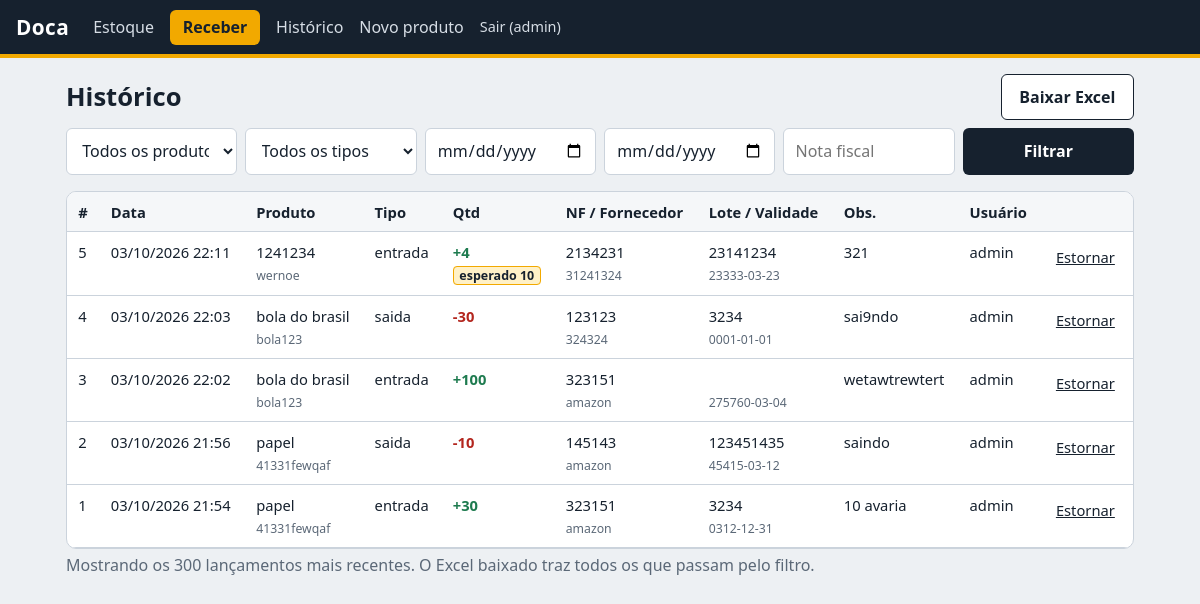
/historico (signed in), run on the app's committed database.
### tables this page shows
CREATE TABLE usuarios (
    id INTEGER PRIMARY KEY, nome TEXT UNIQUE NOT NULL, senha_hash TEXT NOT NULL);

CREATE TABLE movimentacoes (
    id INTEGER PRIMARY KEY,
    produto_id INTEGER NOT NULL REFERENCES produtos(id),
    tipo TEXT NOT NULL CHECK (tipo IN ('entrada','saida','ajuste')),
    quantidade INTEGER NOT NULL,          -- com sinal: entrada +, saída -, ajuste +/-
    esperado INTEGER,                     -- quantidade da nota fiscal (só entradas)
    nota_fiscal TEXT, fornecedor TEXT, lote TEXT, validade TEXT, observacao TEXT,
    usuario_id INTEGER NOT NULL REFERENCES usuarios(id),
    criado_em TEXT NOT NULL,
    estorno_de INTEGER REFERENCES movimentacoes(id));

CREATE TABLE produtos (
    id INTEGER PRIMARY KEY, sku TEXT UNIQUE NOT NULL, nome TEXT NOT NULL,
    foto TEXT, estoque_minimo INTEGER NOT NULL DEFAULT 0, ativo INTEGER NOT NULL DEFAULT 1);

### app.py (the view)
@app.route("/historico")
@login_required
def historico():
    f, sql, params = consulta_historico()
    db = get_db()
    produtos = db.execute("SELECT id, nome FROM produtos ORDER BY nome").fetchall()
    return render_template("historico.html", f=f, produtos=produtos,
                           movs=db.execute(sql + " LIMIT 300", params).fetchall())

### app.py (called while the page is built)
def get_db():
    if "db" not in g:
        g.db = sqlite3.connect(DB)
        g.db.row_factory = sqlite3.Row  # acessar colunas por nome: linha["nome"]
        g.db.execute("PRAGMA foreign_keys = ON")
    return g.db

@app.teardown_appcontext
def fechar_db(_):
    db = g.pop("db", None)
    if db:
        db.close()

def login_required(f):
    @wraps(f)
    def interna(*a, **k):
        if "uid" not in session:
            return redirect(url_for("login"))
        return f(*a, **k)
    return interna

@app.template_filter("br")
def formato_br(valor):
    try:
        return datetime.strptime(valor, "%Y-%m-%d %H:%M:%S").strftime("%d/%m/%Y %H:%M")
    except (TypeError, ValueError):
        return valor or ""

### templates/historico.html (shortened to what this page needs)
{% extends "base.html" %}
{% block conteudo %}
<div class="barra"><h1>Histórico</h1>
  <a class="botao claro" href="{{ url_for('exportar', **f) }}">Baixar Excel</a></div>
<form method="get" class="filtros">
  <select name="produto" aria-label="Produto"><option value="">Todos os produtos</option>
    {% for p in produtos %}<option value="{{ p.id }}" {{ 'selected' if f.produto == p.id|string }}>{{ p.nome }}</option>{% endfor %}</select>
  <select name="tipo" aria-label="Tipo"><option value="">Todos os tipos</option>
    {% for t in ('entrada','saida','ajuste') %}<option {{ 'selected' if f.tipo == t }}>{{ t }}</option>{% endfor %}</select>
  <input type="date" name="de" value="{{ f.de }}" aria-label="De">
  <input type="date" name="ate" value="{{ f.ate }}" aria-label="Até">
  <input name="nf" value="{{ f.nf }}" placeholder="Nota fiscal" aria-label="Nota fiscal">
  <button class="botao">Filtrar</button>
</form>
{% if not movs %}<p class="vazio">Nenhuma movimentação encontrada com esses filtros.</p>{% else %}
<div class="rolagem"><table>
  <thead><tr><th>#</th><th>Data</th><th>Produto</th><th>Tipo</th><th>Qtd</th><th>NF / Fornecedor</th><th>Lote / Validade</th><th>Obs.</th><th>Usuário</th><th></th></tr></thead>
  <tbody>
  {% for m in movs %}
  <tr class="{{ 'estornada' if m.estornada }}">
    <td>{{ m.id }}</td><td>{{ m.criado_em|br }}</td><td>{{ m.produto }}<br><small>{{ m.sku }}</small></td>
    <td>{{ m.tipo }}</td>
    <td class="num {{ 'neg' if m.quantidade < 0 }}">{{ '%+d' % m.quantidade }}
      {% if m.esperado is not none and m.esperado != m.quantidade %}<br><span class="selo">esperado {{ m.esperado }}</span>{% endif %}</td>
    <td>{{ m.nota_fiscal or '' }}<br><small>{{ m.fornecedor or '' }}</small></td>
    <td>{{ m.lote or '' }}<br><small>{{ m.validade or '' }}</small></td>
    <td>{{ m.observacao or '' }}</td><td>{{ m.usuario }}</td>
    <td>{% if m.estornada %}<small>estornado</small>
        {% elif not m.estorno_de %}<form method="post" action="{{ url_for('estornar', mid=m.id) }}" onsubmit="return confirm('Estornar o lançamento #{{ m.id }}?')"><button class="link">Estornar</button></form>{% endif %}</td>
  </tr>
  {% endfor %}
  </tbody></table></div>
<p class="resumo">Mostrando os 300 lançamentos mais recentes. O Excel baixado traz todos os que passam pelo filtro.</p>
{% endif %}
{% endblock %}

### templates/base.html (shortened to what this page needs)
<!doctype html>
<html lang="pt-BR">
<head>
<link rel="stylesheet" href="{{ url_for('static', filename='style.css') }}">
</head>
<body>
{% if session.uid %}
<header class="topo">
  <a class="marca" href="{{ url_for('painel') }}">Doca</a>
  <nav>
    <a href="{{ url_for('painel') }}">Estoque</a>
    <a href="{{ url_for('movimentar') }}" class="destaque">Receber</a>
    <a href="{{ url_for('historico') }}">Histórico</a>
    <a href="{{ url_for('produto_form') }}">Novo produto</a>
    <a href="{{ url_for('sair') }}" class="sair">Sair ({{ session.nome }})</a>
  </nav>
</header>
{% endif %}
<main>
  {% block conteudo %}{% endblock %}
</main>
</body>
</html>

### static/style.css (style rules this page uses)
:root { --papel:#edf0f3;--tinta:#16212e;--suave:#5b6877;--linha:#cbd3dc;--sinal:#f2a900;--ok:#1e7b4f;--erro:#b3261e;--card:#fff }
* { box-sizing:border-box }
body { margin:0;background:var(--papel);color:var(--tinta);font:16px/1.5 system-ui,-apple-system,"Segoe UI",Roboto,sans-serif }
main { max-width:1100px;margin:0 auto;padding:1rem }
h1 { font-size:1.6rem;margin:.2rem 0 }
a { color:inherit }
.topo { background:var(--tinta);border-bottom:4px solid var(--sinal);display:flex;flex-wrap:wrap;align-items:center;gap:.5rem 1.5rem;padding:.6rem 1rem }
.marca { color:#fff;font-weight:800;font-size:1.3rem;text-decoration:none;letter-spacing:.02em }
.topo nav { display:flex;flex-wrap:wrap;gap:.25rem 1rem;align-items:center }
.topo nav a { color:#d6dde5;text-decoration:none;padding:.35rem 0 }
.topo nav a.destaque { background:var(--sinal);color:var(--tinta);font-weight:700;padding:.35rem .8rem;border-radius:6px }
.topo nav a.sair { margin-left:auto;font-size:.9rem }
.barra { display:flex;flex-wrap:wrap;justify-content:space-between;align-items:center;gap:.75rem;margin-bottom:.5rem }
.resumo { color:var(--suave);margin:.25rem 0 1rem }
input,select,textarea { width:100%;font:inherit;padding:.6rem .7rem;border:1px solid var(--linha);border-radius:6px;background:#fff;color:var(--tinta) }
.botao { display:inline-block;background:var(--tinta);color:#fff;border:0;border-radius:6px;padding:.6rem 1.1rem;font:inherit;font-weight:700;text-decoration:none;cursor:pointer;text-align:center }
.botao.claro { background:#fff;color:var(--tinta);border:1px solid var(--tinta) }
.link { background:none;border:0;color:var(--tinta);text-decoration:underline;cursor:pointer;font:inherit;padding:.3rem }
.filtros { display:grid;grid-template-columns:repeat(auto-fit,minmax(150px,1fr));gap:.5rem;margin-bottom:1rem }
.rolagem { overflow-x:auto;background:var(--card);border:1px solid var(--linha);border-radius:10px }
table { border-collapse:collapse;width:100%;font-size:.92rem }
th,td { text-align:left;padding:.55rem .7rem;border-bottom:1px solid var(--linha);vertical-align:top }
th { background:#f5f7f9;white-space:nowrap }
small { color:var(--suave) }
.num { font-weight:700;font-variant-numeric:tabular-nums;color:var(--ok) }
.num.neg { color:var(--erro) }
.selo { background:#fff1c7;border:1px solid var(--sinal);border-radius:4px;padding:0 .35rem;font-size:.78rem;font-weight:600;color:var(--tinta) }

### data on the page
usuarios: nome "admin"
movimentacoes: id "5", criado_em|br "03/10/2026 22:11", produto "1241234", sku "wernoe", tipo "entrada", quantidade "+4", esperado "10", nota_fiscal "2134231", fornecedor "31241324", lote "23141234", validade "23333-03-23", observacao "321", usuario "admin"
movimentacoes: id "4", criado_em|br "03/10/2026 22:03", produto "bola do brasil", sku "bola123", tipo "saida", quantidade "-30", nota_fiscal "123123", fornecedor "324324", lote "3234", validade "0001-01-01", observacao "sai9ndo", usuario "admin"
movimentacoes: id "3", criado_em|br "03/10/2026 22:02", produto "bola do brasil", sku "bola123", tipo "entrada", quantidade "+100", nota_fiscal "323151", fornecedor "amazon", validade "275760-03-04", observacao "wetawtrewtert", usuario "admin"
movimentacoes: id "2", criado_em|br "03/10/2026 21:56", produto "papel", sku "41331fewqaf", tipo "saida", quantidade "-10", nota_fiscal "145143", fornecedor "amazon", lote "123451435", validade "45415-03-12", observacao "saindo", usuario "admin"
movimentacoes: id "1", criado_em|br "03/10/2026 21:54", produto "papel", sku "41331fewqaf", tipo "entrada", quantidade "+30", nota_fiscal "323151", fornecedor "amazon", lote "3234", validade "0312-12-31", observacao "10 avaria", usuario "admin"
